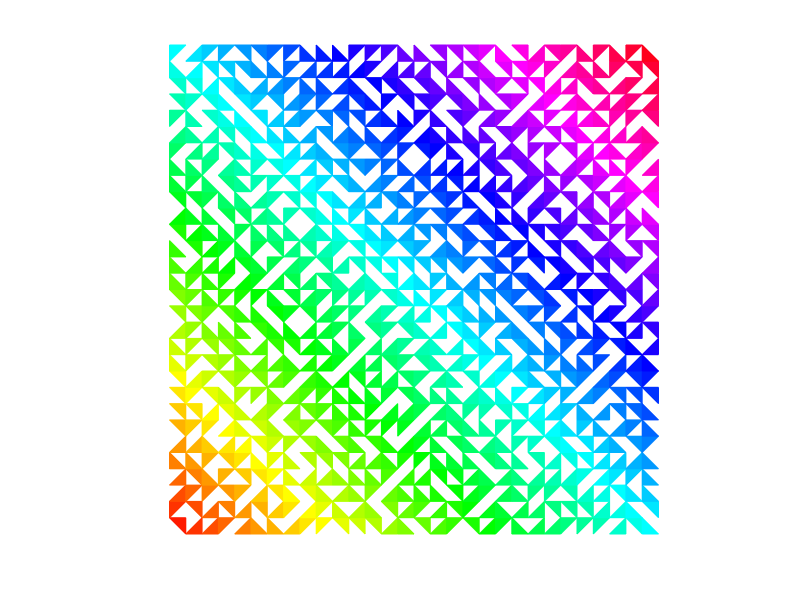

The MATLAB source for this figure:
function truchettiling2
%truchet tiling
total=30;
cmap=hsv(total*2);
colors=pink(4);
for n=1:total
    for m=1:total
        r=rand;
        if r>0.75
            [x,y]=truchet(1);
        elseif r>0.5
            [x,y]=truchet(2);
        elseif r>0.25
            [x,y]=truchet(3);
        else
            [x,y]=truchet(4);
        end
        patch(x+n,y+m,'k','facecolor',cmap(n+m,:)...
            ,'edgecolor',cmap(n+m,:));
    end
end
axis equal off
end

function [x,y]=truchet(choice)
switch(choice)
    case 1
        x=[0 1 0];
        y=[0 0 1];
    case 2
        x=[0 1 1];
        y=[0 0 1];
    case 3
        x=[0 1 0];
        y=[0 1 1];
    case 4
        x=[1 1 0];
        y=[0 1 1];
end
end
